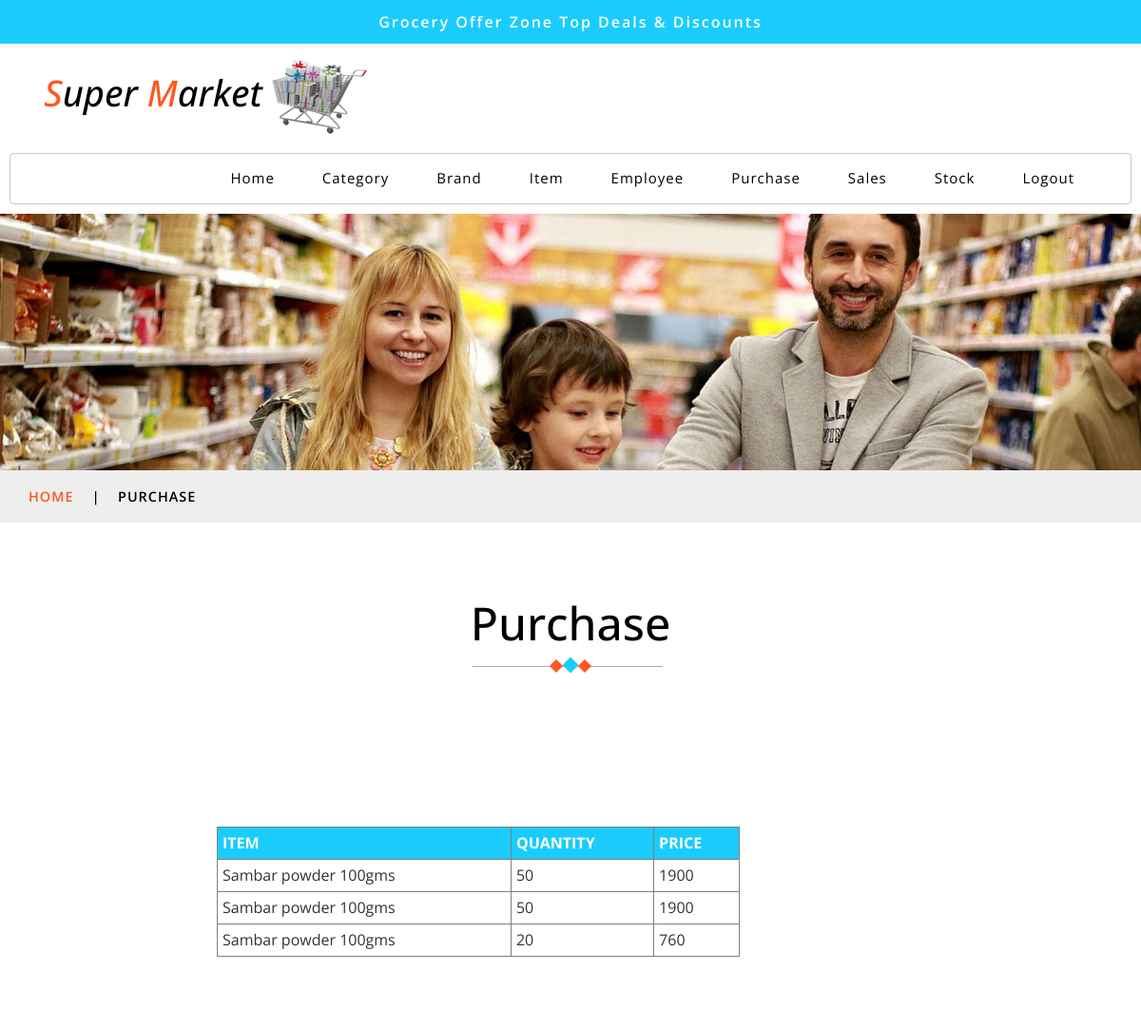
The app's page /adminpurchasedetails.php?sid=2 with its own data.
### tables this page shows
CREATE TABLE IF NOT EXISTS `tblpurchasechild` (
  `pcid` int(11) NOT NULL AUTO_INCREMENT,
  `pid` int(11) NOT NULL,
  `itemid` int(11) NOT NULL,
  `qty` int(11) NOT NULL,
  `price` bigint(20) NOT NULL,
  PRIMARY KEY (`pcid`)
);

CREATE TABLE IF NOT EXISTS `tblitem` (
  `itemid` int(11) NOT NULL AUTO_INCREMENT,
  `catid` int(11) NOT NULL,
  `brandid` int(11) NOT NULL,
  `itemname` varchar(50) NOT NULL,
  `rate` bigint(20) NOT NULL,
  `itemimg` varchar(100) NOT NULL,
  `status` varchar(50) NOT NULL,
  PRIMARY KEY (`itemid`)
);

### adminpurchasedetails.php (the view, shortened to what this page needs)
<?php
include 'connection.php';
include 'adminbase.php';
?>
<div class="services-breadcrumb">
		<div class="agile_inner_breadcrumb">
			<div class="container">
				<ul class="w3_short">
					<li>
                                            <a href="adminhome.php">Home</a>
						<i>|</i>
					</li>
					<li>Purchase</li>
				</ul>
			</div>
		</div>
	</div>
	<div class="contact-w3l">
		<div class="container">
			<h3 class="tittle-w3l">Purchase
				<span class="heading-style">
					<i></i>
					<i></i>
					<i></i>
				</span>
			</h3>
			<div class="contact agileits">
				<div class="contact-agileinfo">
					<div class="contact-right wthree">
						<div class="col-xs-7 contact-text w3-agileits">
                                                        <table id="data" border="1" style="width:550px; margin-left:150px; margin-top: 50px;">
                                                            <th>ITEM</th>
                                                            <th>QUANTITY</th>
                                                            <th>PRICE</th>
                                                        <?php
                                                        $sid=$_GET["sid"];
                                                        $q="select tblitem.*,tblpurchasechild.* from tblpurchasechild,tblitem where pid='$sid' and tblpurchasechild.itemid=tblitem.itemid";
                                                        $s=  mysqli_query($con,$q);
                                                        while($r=  mysqli_fetch_array($s))
                                                        {
                                                            echo '<tr><td>'.$r['itemname'].'</td>'
                                                                    . '<td>'.$r['qty'].'</td>'
                                                                    . '<td>'.$r['price'].'</td>';
                                                        }
                                                        ?>
                                                            </table>
						</div>
						<div class="clearfix"> </div>
					</div>
				</div>
			</div>
		</div>
	</div>
<?php
include 'footer.php';
?>

### adminpurchasedetails.php (style rules this page uses)
#data th { background-color: #1accfd; padding: 5px 5px 5px 5px; color: white; }
#data td { padding: 5px 5px 5px 5px; }

### records on screen
tblpurchasechild: itemid.itemname "Sambar powder 100gms", qty "50", price "1900"
tblpurchasechild: itemid.itemname "Sambar powder 100gms", qty "50", price "1900"
tblpurchasechild: itemid.itemname "Sambar powder 100gms", qty "20", price "760"
